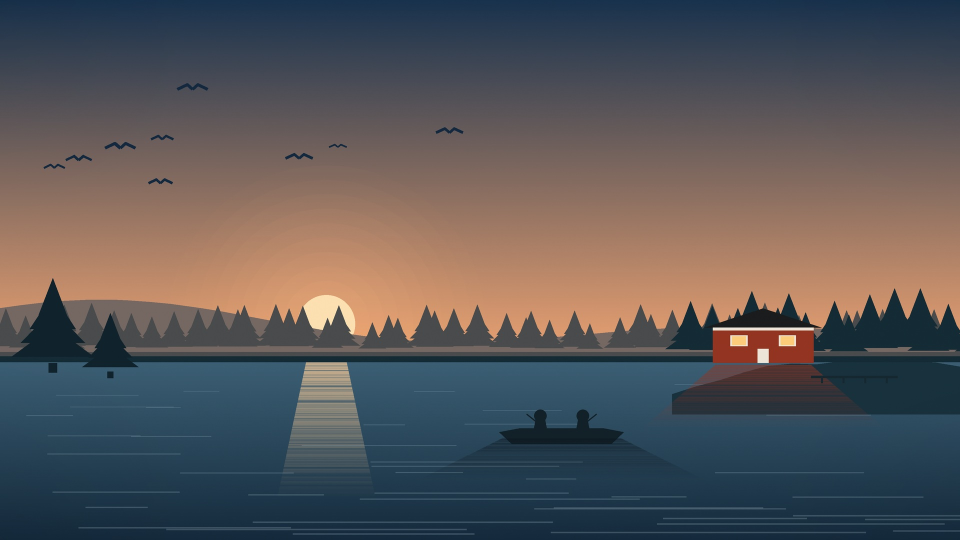
#> input picture roadtrip-scandinavie/assets/hero.jpg, 1920 x 1080 px, found by its file name (shown at 1/2 size); its folder holds 6 pictures in this run
$ python make_overlays.py
#> lines starting #> are read from the running program, lines starting #| are printed output that depends on the picture
# -*- coding: utf-8 -*-
"""Voiles degrades cuits dans les images (pptxgenjs ne gere pas les degrades)."""
from PIL import Image
A = "/home/user/Sherlock/roadtrip-scandinavie/assets/"
INK = (15, 46, 54)


def scrim(src, dst, mode, start, end, amax, flat=0.0, expo=1.25):
#> called with src = 'hero.jpg', dst = 'hero_title.jpg', mode = 'left', start = 0.04, end = 0.82, amax = 246, flat = 0.16, expo = 1.15
    im = Image.open(A + src).convert("RGB")
#> im is the input picture: PIL image 1920x1080 RGB; mean R, G, B 88.7, 86, 87.9
    W, H = im.size
#> W = 1920; H = 1080
    mask = Image.new("L", (W, H))
#> mask: PIL image 1920x1080 L; every value is 0
    px = mask.load()
    if mode == "left":
        for x in range(W):
            t = (x / W - start) / (end - start)
            a = int(amax * (1 - max(0.0, min(1.0, t))) ** expo)
            for y in range(H):
                px[x, y] = a
    else:
        for y in range(H):
            t = (y / H - start) / (end - start)
            a = int(amax * max(0.0, min(1.0, t)) ** expo)
            for x in range(W):
                px[x, y] = a
    if flat:
        im = Image.blend(im, Image.new("RGB", (W, H), INK), flat)
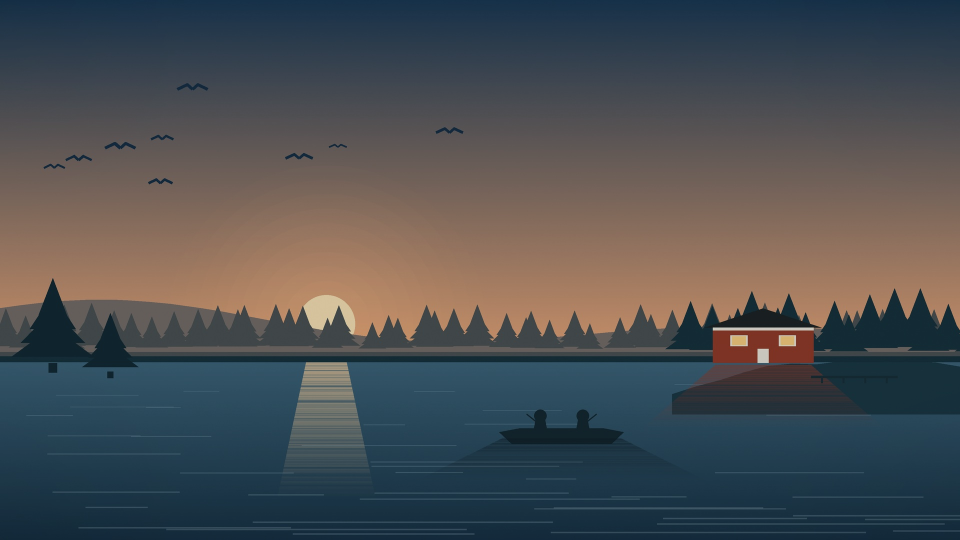
#> im: PIL image 1920x1080 RGB (shown at 1/2 size); mean R, G, B 76.5, 79.1, 82
    im = Image.composite(Image.new("RGB", (W, H), INK), im, mask)
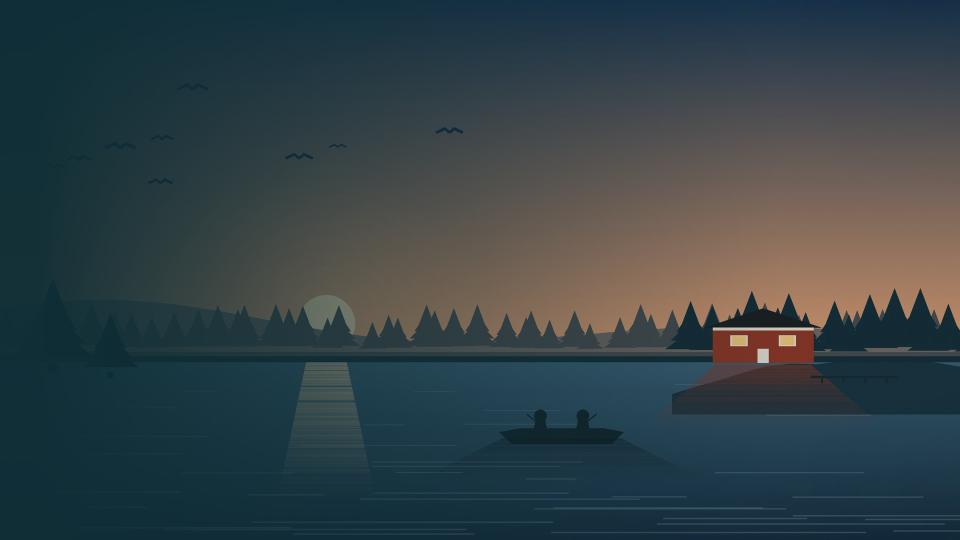
#> im: PIL image 1920x1080 RGB (shown at 1/2 size); mean R, G, B 52.7, 65.9, 70.7
    im.save(A + dst, quality=94)
    return dst


print(scrim("hero.jpg", "hero_title.jpg", "left", 0.04, 0.82, 246, flat=0.16, expo=1.15))
for n in ("copenhague", "asnen", "vastervik", "stockholm"):
    print(scrim(f"div_{n}.jpg", f"div_{n}_o.jpg", "down", 0.42, 0.70, 252, expo=1.05))
#> (the run stopped early here; a loop or call above may not have finished)
